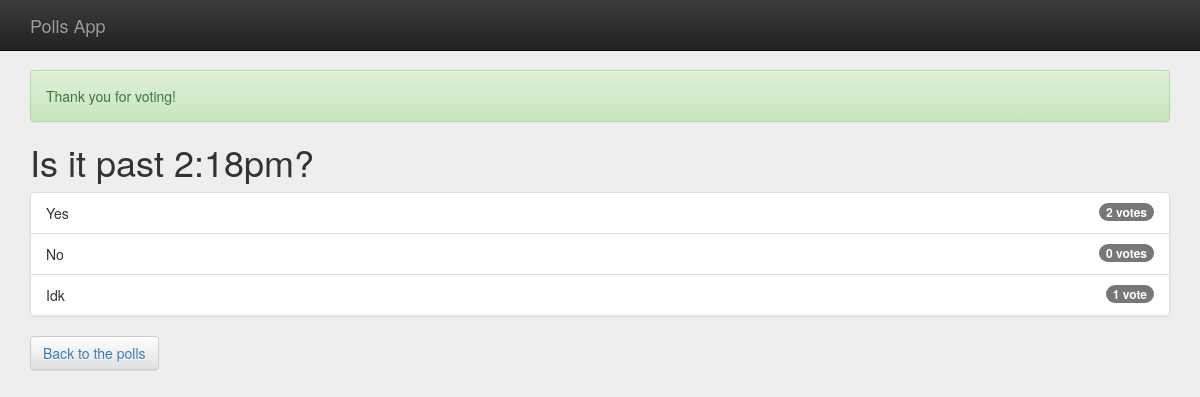
The page /polls/4/results/ on the database its author committed.
### polls/models.py (models this page shows, shortened)
class Question(models.Model):
    question_text = models.CharField(max_length=200)
    pub_date = models.DateTimeField('date published')
    def was_published_recently(self):
        now = timezone.now()
        return now - datetime.timedelta(days=1) <= self.pub_date <= now
    was_published_recently.admin_order_field = 'pub_date'
    was_published_recently.boolean = True
    was_published_recently.short_description = 'Published recently?'

class Choice(models.Model):
    question = models.ForeignKey(Question, on_delete=models.CASCADE)
    choice_text = models.CharField(max_length=200)
    votes = models.IntegerField(default=0)

### polls/views.py (the view)
# urls.py: url(r'^(?P<pk>[0-9]+)/results/$', views.ResultsView.as_view(), name='results'),
class ResultsView(generic.DetailView):
    model = Question
    template_name = 'polls/results.html'
    def get_context_data(self, **kwargs):
        context = super(ResultsView, self).get_context_data(**kwargs)
        context['title'] = 'Results | '
        return context

### polls/templates/polls/results.html
{% extends "polls/base.html" %}
{% block content %}
  <div class="alert alert-success" role="alert">Thank you for voting!</div>
  <h1>{{ question.question_text }}</h1>
  <ul class="list-group">
    {% for choice in question.choice_set.all %}
      <li class="list-group-item">
        <span class="badge">{{ choice.votes }} vote{{ choice.votes|pluralize }}</span>
        {{ choice.choice_text }}
      </li>
    {% endfor %}
  </ul>
  <button class="btn btn-default">
    <a href="{% url 'polls:index'%}">Back to the polls</a>
  </button>
{% endblock content %}

### polls/static/polls/style.css (style rules this page uses)
body { background-color: #EEE; }

### rows shown on the page
Question: question_text "Is it past 2:18pm?"
Choice: votes "2", choice_text "Yes"
Choice: votes "0", choice_text "No"
Choice: votes "1", choice_text "Idk"
